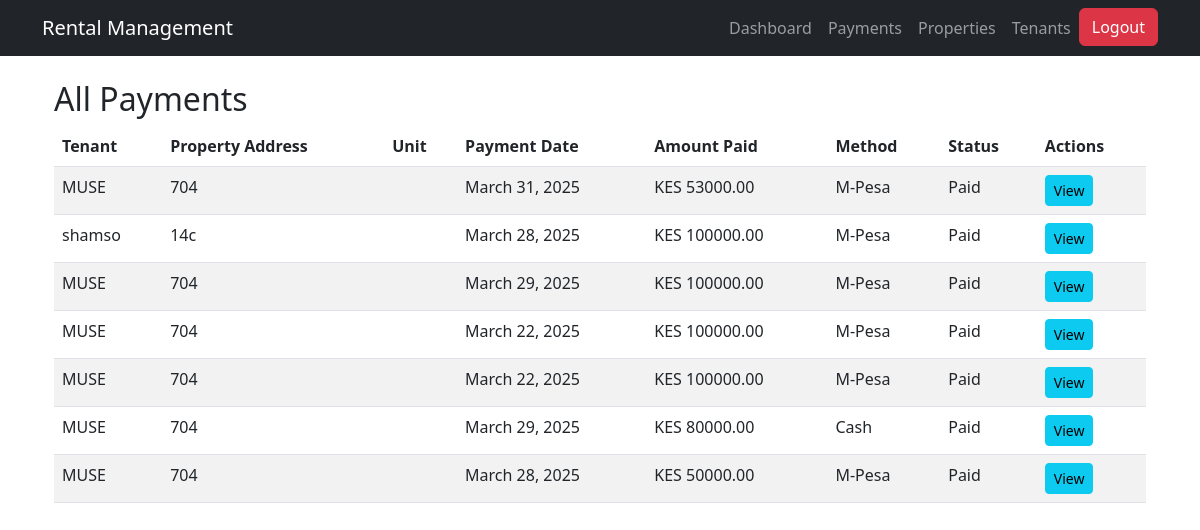
The page /payments/ on the database its author committed.
### users/models.py (models this page shows, shortened)
class Payment(models.Model):
    tenant = models.ForeignKey(Tenant, on_delete=models.CASCADE)  # ✅ Fixed here
    payment_date = models.DateField()
    amount_paid = models.DecimalField(max_digits=10, decimal_places=2)
    PAYMENT_METHODS = [
        ('M-Pesa', 'M-Pesa'),
        ('Bank', 'Bank Transfer'),
        ('Cash', 'Cash'),
    ]
    payment_method = models.CharField(max_length=10, choices=PAYMENT_METHODS)
    STATUS_CHOICES = [
        ('Paid', 'Paid'),
        ('Pending', 'Pending'),
        ('Overdue', 'Overdue'),
    ]
    status = models.CharField(max_length=10, choices=STATUS_CHOICES, default='Pending')

class Tenant(models.Model):
    name = models.CharField(max_length=255)
    email = models.EmailField(unique=True)
    phone = models.CharField(max_length=20)
    property_address = models.CharField(max_length=255)
    move_in_date = models.DateField()
    rent_amount = models.DecimalField(max_digits=10, decimal_places=2)
    id_document = models.FileField(upload_to='tenant_documents/', blank=True, null=True)

### users/views.py (the view)
# urls.py: path('payments/', payment_list, name='payment_list'),  # View all payments
def payment_list(request):
    payments = Payment.objects.all()  # Get all payments
    return render(request, 'users/payment_list.html', {'payments': payments})

### users/templates/users/payment_list.html
{% extends "users/base.html" %}
{% block content %}
<div class="container">
    <h2>All Payments</h2>
    <table class="table table-striped">
        <thead>
            <tr>
                <th>Tenant</th>
                <th>Property Address</th>
                <th>Unit</th>
                <th>Payment Date</th>
                <th>Amount Paid</th>
                <th>Method</th>
                <th>Status</th>
                <th>Actions</th>
            </tr>
        </thead>
        <tbody>
            {% for payment in payments %}
            <tr>
                <td>{{ payment.tenant.name }}</td>
                <td>{{ payment.tenant.property_address }}</td>
                <td>{{ payment.tenant.unit_number }}</td>
                <td>{{ payment.payment_date }}</td>
                <td>KES {{ payment.amount_paid }}</td>
                <td>{{ payment.payment_method }}</td>
                <td>{{ payment.status }}</td>
                <td>
                    <a href="{% url 'tenant_payments' payment.tenant.id %}" class="btn btn-info btn-sm">View</a>
                </td>
            </tr>
            {% endfor %}
        </tbody>
    </table>
</div>
{% endblock %}

### users/templates/users/base.html (shortened to what this page needs)
<!DOCTYPE html>
<html lang="en">
<head>
    <link rel="stylesheet" href="https://cdn.jsdelivr.net/npm/bootstrap@5.3.0/dist/css/bootstrap.min.css">
    <link rel="stylesheet" href="https://cdn.jsdelivr.net/npm/bootstrap@5.3.0/dist/css/bootstrap.min.css">
</head>
<body>
    <nav class="navbar navbar-expand-lg navbar-dark bg-dark">
        <div class="container">
            <a class="navbar-brand" href="{% url 'dashboard' %}">Rental Management</a>
            <div class="collapse navbar-collapse" id="navbarNav">
                <ul class="navbar-nav ms-auto">
                    <li class="nav-item">
                        <a class="nav-link" href="{% url 'dashboard' %}">Dashboard</a>
                    </li>
                    <li class="nav-item">
                        <a class="nav-link" href="{% url 'payment_list' %}">Payments</a>
                    </li>
                    <li class="nav-item">
                        <a class="nav-link" href="#">Properties</a>
                    </li>
                    <li class="nav-item">
                        <a class="nav-link" href="{% url 'tenant_list' %}">Tenants</a>
                    </li>
                    <li>
                        <form action="{% url 'logout' %}" method="post" style="display:inline;">
                            <button type="submit" class="btn btn-danger">Logout</button>
                        </form>
                    </li>
                </ul>
            </div>
        </div>
    </nav>
    <div class="container mt-4">
        {% block content %}{% endblock %}
    </div>
</body>
</html>

### rows shown on the page
Payment: tenant.name "MUSE", tenant.property_address "704", payment_date "March 31, 2025", amount_paid "53000.00", payment_method "M-Pesa", status "Paid"
Payment: tenant.name "shamso", tenant.property_address "14c", payment_date "March 28, 2025", amount_paid "100000.00", payment_method "M-Pesa", status "Paid"
Payment: tenant.name "MUSE", tenant.property_address "704", payment_date "March 29, 2025", amount_paid "100000.00", payment_method "M-Pesa", status "Paid"
Payment: tenant.name "MUSE", tenant.property_address "704", payment_date "March 22, 2025", amount_paid "100000.00", payment_method "M-Pesa", status "Paid"
Payment: tenant.name "MUSE", tenant.property_address "704", payment_date "March 22, 2025", amount_paid "100000.00", payment_method "M-Pesa", status "Paid"
Payment: tenant.name "MUSE", tenant.property_address "704", payment_date "March 29, 2025", amount_paid "80000.00", payment_method "Cash", status "Paid"
Payment: tenant.name "MUSE", tenant.property_address "704", payment_date "March 28, 2025", amount_paid "50000.00", payment_method "M-Pesa", status "Paid"
